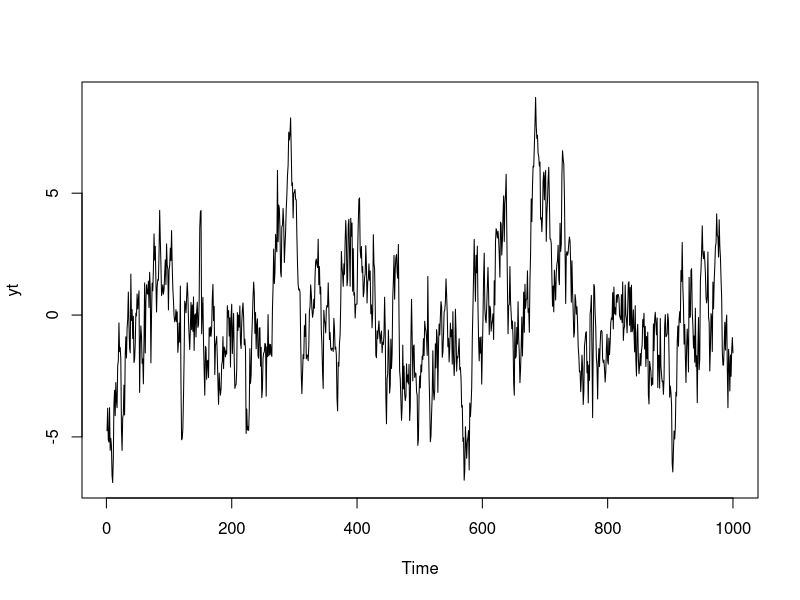
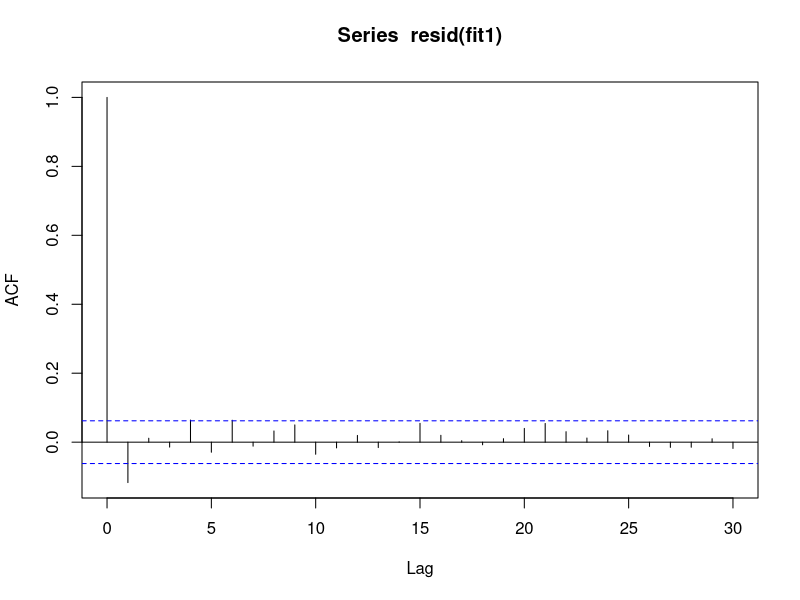
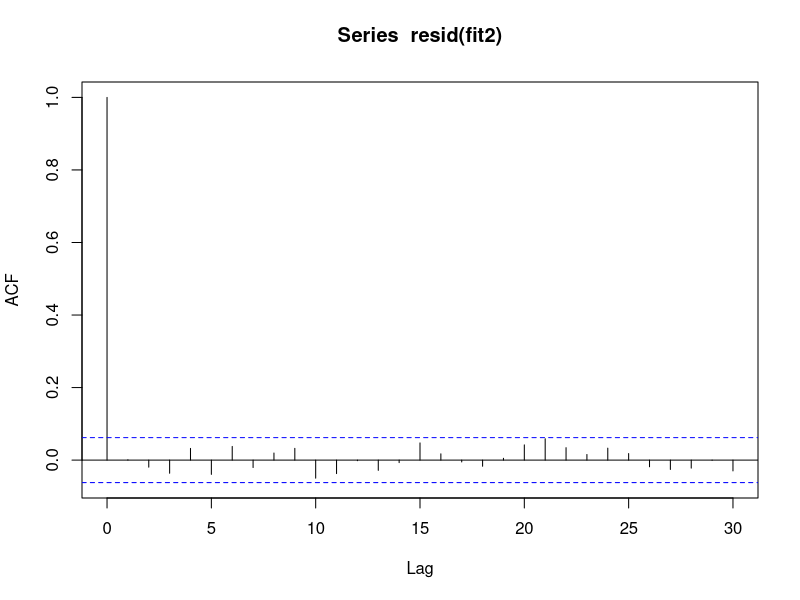
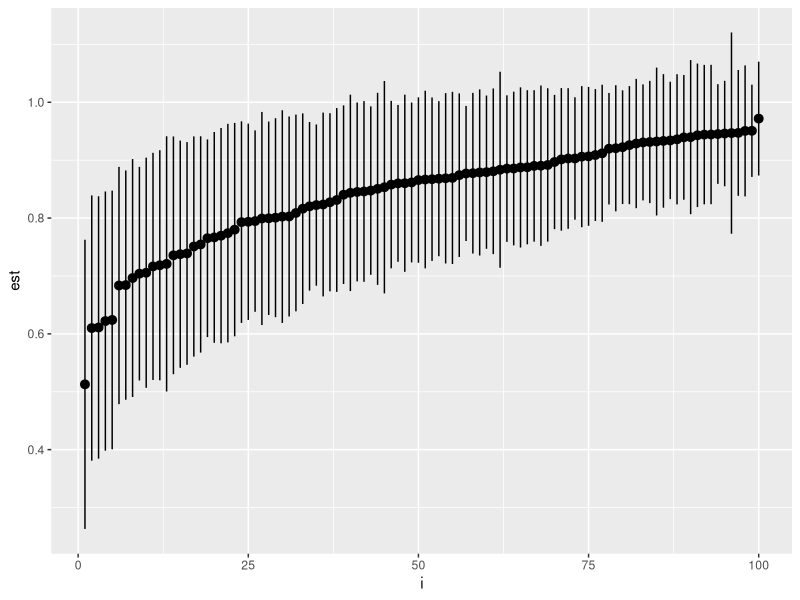
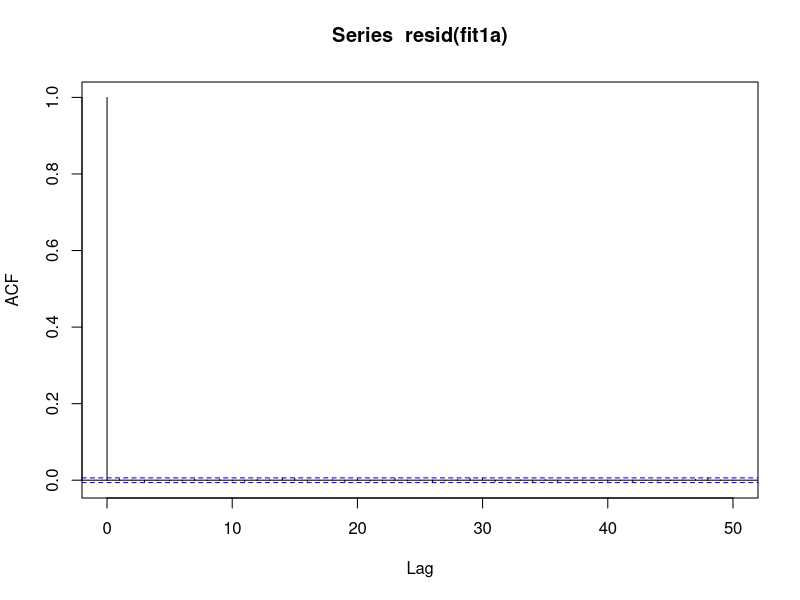
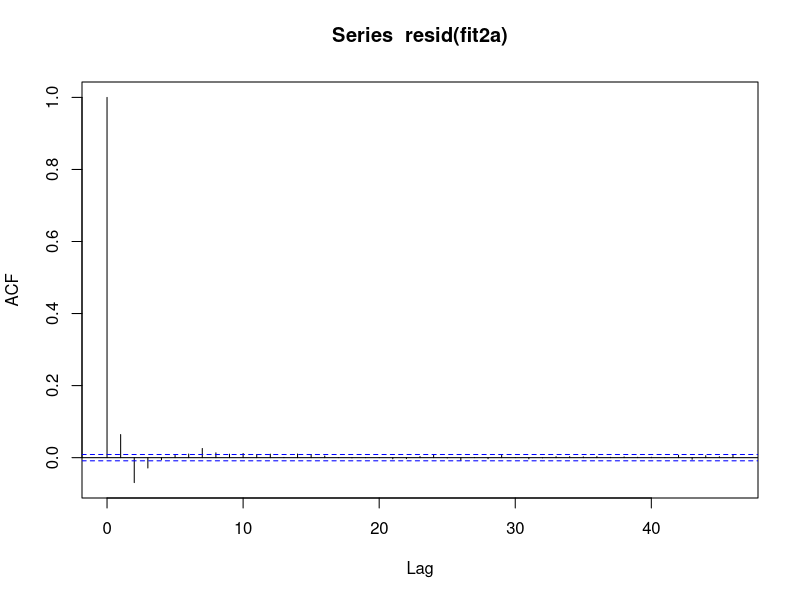
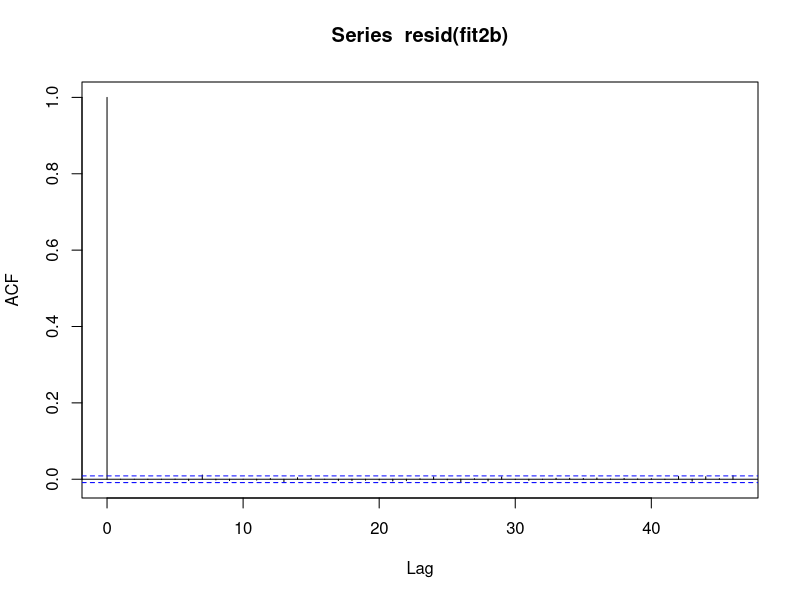

These charts were generated, in order, by the following R code:
library(tidyverse)


#### ARMA(1,1) ####
lam <- 0.9
seps <- 1
sdelta <- 0.5
n <- 1e3


xt <- arima.sim(list(ar = lam), n) * seps
var(xt)
seps^2 / (1-lam^2)

yt <- xt + rnorm(n, sd = sdelta)
plot(yt)
fit1 <- arima(yt, order = c(1,0,0), include.mean = F)
fit2 <- arima(yt, order = c(1,0,1), include.mean = F)
fit1
fit2
g <- (seps / sdelta)^2 / 2 + 1; -g+sqrt(g^2-1) # Approx MA term, for lam ~ 1

acf(resid(fit1))
acf(resid(fit2))

#### MC simulation ####

# AR(1) regression
sim <- function(lam, n) {
  xt <- arima.sim(list(ar = lam), n)
  reg.data <- tibble(y=as.vector(xt), x=lag(y))
  fit <- lm(y ~ x, reg.data)
  tibble(par = c("cst", "lam"), est = coef(fit), se = sqrt(diag(vcov(fit))))
}
dfSim <- map_dfr(1:100, ~ sim(lam = 0.9, n = 50))

dfLam <- dfSim %>% filter(par == "lam") %>% arrange(est) %>%
  mutate(i = row_number(), ymin = est - 1.96 * se, ymax = est + 1.96 * se, )
ggplot(dfLam, aes(x = i, y = est, ymin=ymin, ymax=ymax)) + geom_pointrange()


#### AR(2) ####

lam1 <- 0.9
lam2 <- 0.8
phi1 <- lam1 + lam2
phi2 <- -lam1 * lam2
c(phi1, phi2)

xt <- arima.sim(list(ar = c(phi1, phi2)), 1e5)
xt2 <- ts(xt[seq(1, length(xt), 2)])

fit1a <- arima(xt, order = c(2,0,0))
fit1b <- arima(xt, order = c(2,0,1)) # MA(1) term insignificant
fit2a <- arima(xt2, order = c(2,0,0))
fit2b <- arima(xt2, order = c(2,0,1)) # An MA(1) term is added
fit1a
fit1b
fit2a
fit2b

c(lam1^2 + lam2^2, - lam1^2 * lam2^2)

acf(resid(fit1a))
acf(resid(fit2a)) # not good
acf(resid(fit2b)) # good